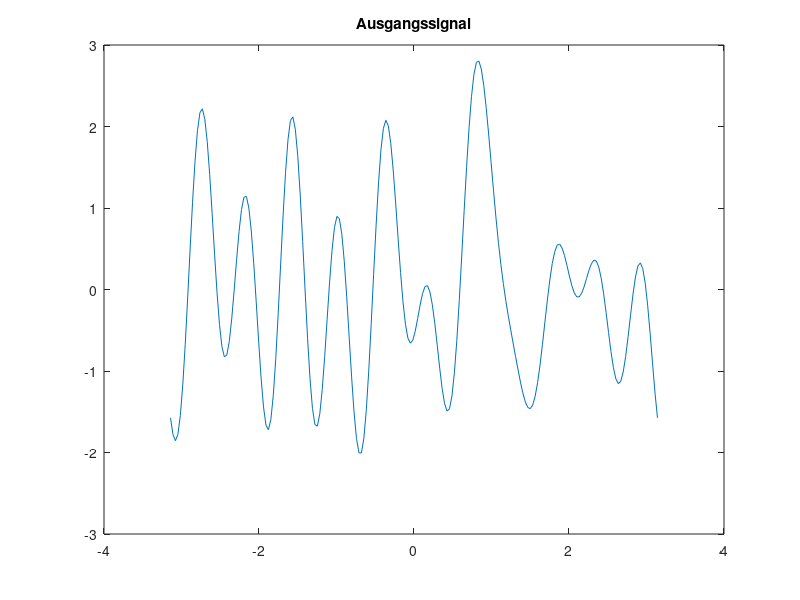
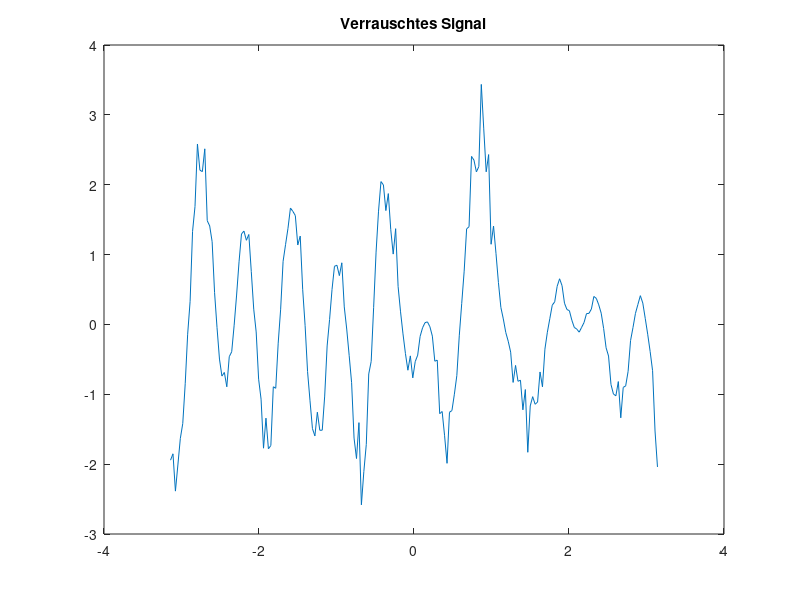
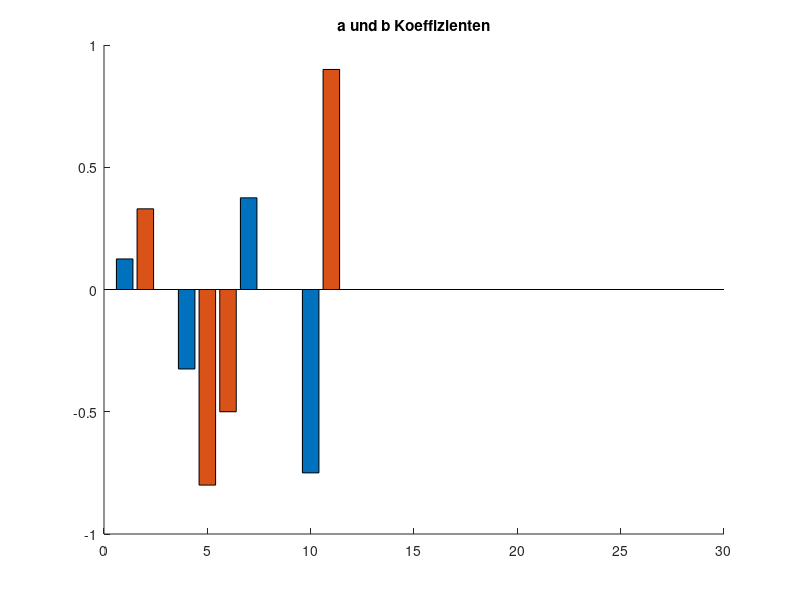

Here is the MATLAB script that generated these plots, in order:
%Fourieranalyse mit dem normalen Signal

clear
load("BeispielsignalFourier.mat");

%Konstanten
T = 2*pi;
w = 2*pi/T;
n = 25;

figure(1)
plot(t, signal)
title("Ausgangssignal")

figure(2)
plot(t, signal_mit_rauschen)
title("Verrauschtes Signal")


a0 = 2/T * trapz(t, signal.*cos(0*w*t));

a = zeros(1,n);
b = zeros(1,n);

for i=1:n
    a(i) = 2/T * trapz(t, signal.*cos(i*w*t));
    b(i) = 2/T * trapz(t, signal.*sin(i*w*t));
end

N = 1:n;

figure(3)
hold on
bar(N, a)
bar(N, b)
hold off
title("a und b Koeffizienten")
